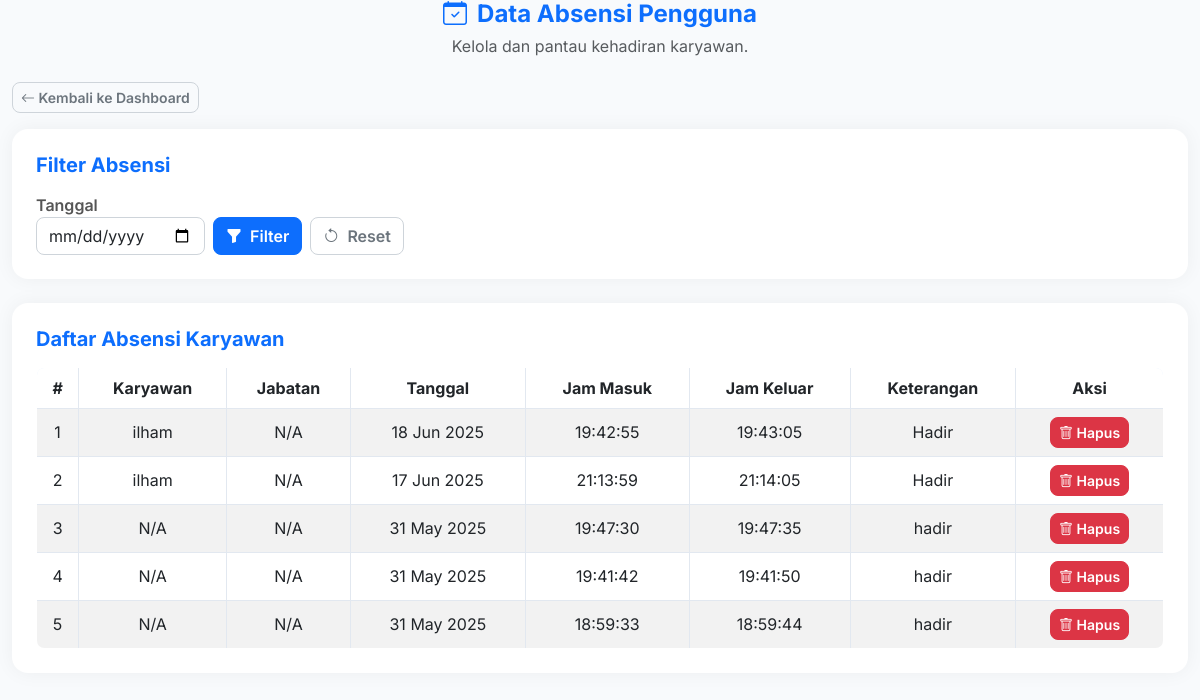
/admin/absensi.php (signed in), run on an earlier commit of the app's database.
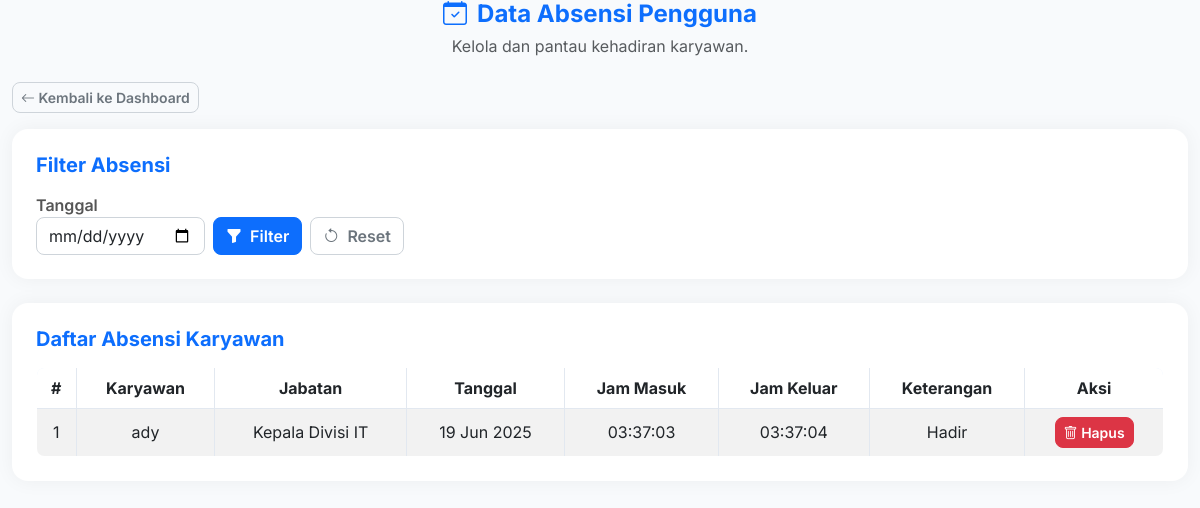
And on a later commit of the database.
### tables this page shows
CREATE TABLE `absensi` (
  `id` int NOT NULL,
  `user_id` int DEFAULT NULL,
  `tanggal` date NOT NULL,
  `jam_masuk` time DEFAULT NULL,
  `jam_keluar` time DEFAULT NULL,
  `keterangan` varchar(255) DEFAULT NULL,
  `created_at` timestamp NOT NULL DEFAULT CURRENT_TIMESTAMP
);

CREATE TABLE `user` (
  `id` int NOT NULL,
  `username` varchar(50) NOT NULL,
  `password` varchar(255) NOT NULL,
  `nama` varchar(255) NOT NULL,
  `jabatan` varchar(100) DEFAULT NULL,
  `email` varchar(255) DEFAULT NULL,
  `role` enum('admin','user') NOT NULL,
  `created_at` datetime DEFAULT CURRENT_TIMESTAMP
);

### admin/absensi.php (the view, shortened to what this page needs)
<?php
require '../includes/config.php';
$tanggal_filter = isset($_GET['tanggal']) ? $_GET['tanggal'] : '';
$query = "
    SELECT
        absensi.*,
        user.nama AS nama_karyawan,
        user.jabatan AS jabatan_karyawan
    FROM
        absensi
    LEFT JOIN
        user ON absensi.user_id = user.id";
$query .= " ORDER BY absensi.tanggal DESC, absensi.jam_masuk DESC";
$stmt_select = $conn->prepare($query);
$stmt_select->execute();
$result_absensi = $stmt_select->get_result();
?>
<!DOCTYPE html>
<html lang="id">
<head>
    <link href="https://cdn.jsdelivr.net/npm/bootstrap@5.3.0/dist/css/bootstrap.min.css" rel="stylesheet">
    <link href="https://cdn.jsdelivr.net/npm/bootstrap-icons@1.10.5/font/bootstrap-icons.css" rel="stylesheet">
    <link href="../assets/style.css" rel="stylesheet">
</head>
<body>
<div class="container admin-wide">
    <div class="mb-4 page-header">
        <h4 class="text-primary"><i class="bi bi-calendar-check"></i> Data Absensi Pengguna</h4>
        <p class="text-muted">Kelola dan pantau kehadiran karyawan.</p>
    </div>
    <div class="mb-3">
        <a href="dashboard.php" class="btn btn-outline-secondary btn-sm">
            <i class="bi bi-arrow-left"></i> Kembali ke Dashboard
        </a>
    </div>
    <div class="card p-4 mb-4">
        <h5 class="card-title mb-3">Filter Absensi</h5>
        <form method="GET" class="row g-2 align-items-end">
            <div class="col-md-auto">
                <label for="tanggalFilter" class="form-label mb-0">Tanggal</label>
                <input type="date" name="tanggal" id="tanggalFilter" value="<?= htmlspecialchars($tanggal_filter) ?>" class="form-control">
            </div>
            <div class="col-md-auto d-flex gap-2">
                <button type="submit" class="btn btn-primary"><i class="bi bi-funnel-fill me-1"></i> Filter</button>
                <a href="absensi.php" class="btn btn-outline-secondary"><i class="bi bi-arrow-counterclockwise me-1"></i> Reset</a>
            </div>
        </form>
    </div>
    <div class="card p-4">
        <h5 class="card-title mb-3">Daftar Absensi Karyawan</h5>
        <div class="table-responsive">
            <table class="table table-bordered table-striped table-hover mb-0">
                <thead>
                    <tr>
                        <th>#</th>
                        <th>Karyawan</th>
                        <th>Jabatan</th>
                        <th>Tanggal</th>
                        <th>Jam Masuk</th>
                        <th>Jam Keluar</th>
                        <th>Keterangan</th>
                        <th>Aksi</th>
                    </tr>
                </thead>
                <tbody>
                    <?php if (mysqli_num_rows($result_absensi) > 0): ?>
                        <?php $no = 1; ?>
                        <?php while ($row = mysqli_fetch_assoc($result_absensi)): ?>
                            <tr>
                                <td><?= $no++ ?></td>
                                <td><?= htmlspecialchars($row['nama_karyawan'] ?? 'N/A') ?></td>
                                <td><?= htmlspecialchars($row['jabatan_karyawan'] ?? 'N/A') ?></td>
                                <td><?= date('d M Y', strtotime($row['tanggal'])) ?></td>
                                <td><?= htmlspecialchars($row['jam_masuk'] ?? '-') ?></td>
                                <td><?= htmlspecialchars($row['jam_keluar'] ?? '-') ?></td>
                                <td><?= htmlspecialchars($row['keterangan']) ?></td>
                                <td>
                                    <a href="absensi.php?hapus=<?= $row['id'] ?>" onclick="return confirm('Yakin hapus data ini?')" class="btn btn-sm btn-danger">
                                        <i class="bi bi-trash"></i> Hapus
                                    </a>
                                </td>
                            </tr>
                        <?php endwhile; ?>
                    <?php else: ?>
                        <tr>
                            <td colspan="8" class="text-center py-3">Tidak ada data absensi yang ditemukan.</td>
                        </tr>
                    <?php endif; ?>
                </tbody>
            </table>
        </div>
    </div>
</div>
</body>
</html>

### assets/style.css (style rules this page uses)
html, body { height: 100%; margin: 0; }
body { font-family: "Inter", sans-serif; background-color: #f8fafc; color: #333; display: flex; flex-direction: column; min-height: 100vh; }
.container { max-width: 1000px; flex-grow: 1; }
.container.admin-wide { max-width: 1200px; }
.page-header { margin-bottom: 30px; text-align: center; }
.page-header h4 { font-weight: 700; color: #0d6efd; display: inline-flex; align-items: center; gap: 10px; margin-bottom: 5px; }
.page-header p { color: #6c757d; margin-bottom: 0; }
.card { border-radius: 1rem; box-shadow: 0 0 20px rgba(0, 0, 0, 0.05); background-color: #ffffff; border: none; margin-bottom: 20px; }
.card-title { font-weight: 700; color: #0d6efd; }
.form-label { font-weight: 600; color: #555; }
.form-control, .form-select { border-radius: 0.5rem; border: 1px solid #ced4da; }
.form-control::placeholder { color: #999; }
.btn { border-radius: 0.5rem; font-weight: 600; }
.btn-primary { background-color: #0d6efd; border-color: #0d6efd; }
.btn-outline-secondary { color: #6c757d; border-color: #ced4da; }
.btn-danger { background-color: #dc3545; border-color: #dc3545; }
.table { background-color: #ffffff; border-radius: 0.5rem; overflow: hidden; border: 1px solid #e2e8f0; }
.table th, .table td { vertical-align: middle; text-align: center; }
.table thead { background-color: #e9f2ff; color: #0d6efd; font-weight: 600; }

What changed in the data, as far as the page shows it:
removed absensi: user.nama "ilham", user.jabatan "N/A", tanggal "18 Jun 2025", jam_masuk "19:42:55", jam_keluar "19:43:05", keterangan "Hadir"
removed absensi: user.nama "ilham", user.jabatan "N/A", tanggal "17 Jun 2025", jam_masuk "21:13:59", jam_keluar "21:14:05", keterangan "Hadir"
removed absensi: nama_karyawan "N/A", jabatan_karyawan "N/A", tanggal "31 May 2025", jam_masuk "19:47:30", jam_keluar "19:47:35", keterangan "hadir"
removed absensi: nama_karyawan "N/A", jabatan_karyawan "N/A", tanggal "31 May 2025", jam_masuk "19:41:42", jam_keluar "19:41:50", keterangan "hadir"
removed absensi: nama_karyawan "N/A", jabatan_karyawan "N/A", tanggal "31 May 2025", jam_masuk "18:59:33", jam_keluar "18:59:44", keterangan "hadir"
added absensi: user.nama "ady", user.jabatan "Kepala Divisi IT", tanggal "19 Jun 2025", jam_masuk "03:37:03", jam_keluar "03:37:04", keterangan "Hadir"
